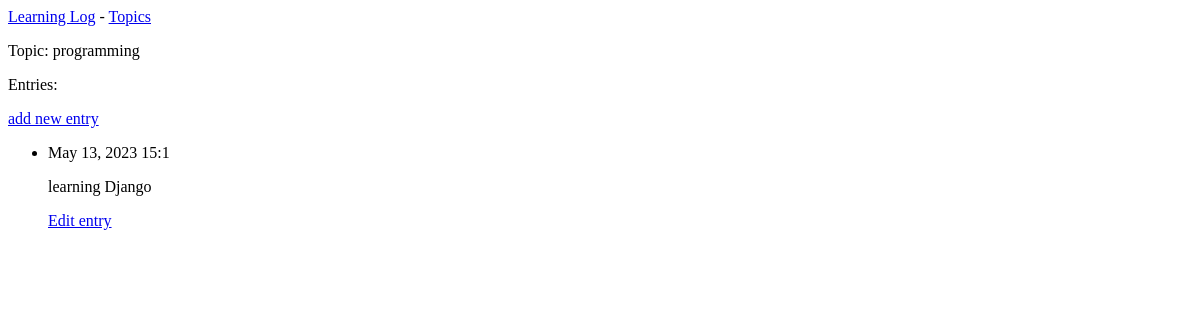
Before: /topics/3/ with the older database file.
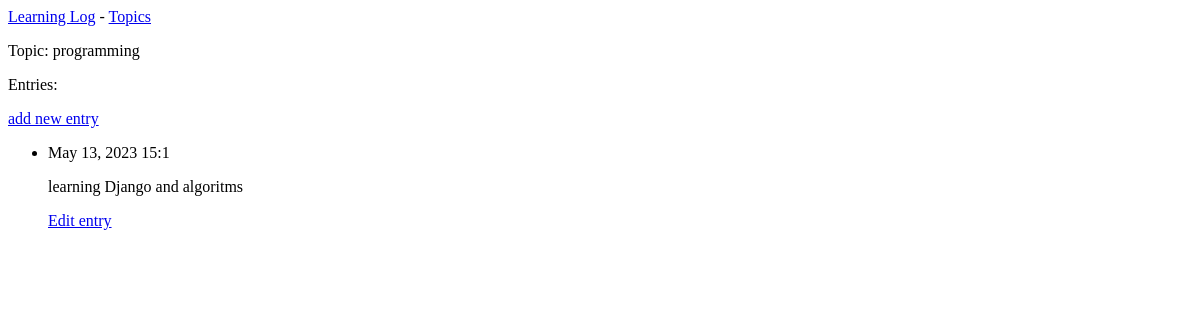
After: the same page with the newer database file.
### learning_logs/models.py (models this page shows, shortened)
class Entry(models.Model):
    topic = models.ForeignKey(Topic, on_delete=models.CASCADE)
    text = models.TextField()
    date_added = models.DateTimeField(auto_now_add=True)
    class Meta:
        verbose_name_plural = 'entries'

### learning_logs/views.py (the view)
# urls.py: path('topics/<int:topic_id>/', views.topic, name='topic'),
def topic(request, topic_id):
    topic = Topic.objects.get(id=topic_id)
    entries = topic.entry_set.order_by('-date_added')
    context = {'topic': topic, 'entries': entries}
    return render(request, 'learning_logs/topic.html', context)

### learning_logs/models.py (called while the page is built)
    def __str__(self):
        return self.text

### learning_logs/templates/learning_logs/topic.html
{% extends 'learning_logs/base.html' %}
{% block content %}
<p>Topic: {{ topic }}</p>
<p>Entries:</p>
<p>
    <a href="{% url 'learning_logs:new_entry' topic.id %}">add new entry</a>
</p>
<ul>
    {% for entry in entries %}
        <li>
            <p>{{ entry.date_added|date:'M d, Y H:1' }}</p>
            <p>{{ entry.text|linebreaks }}</p>
            <p>
                <a href="{% url 'learning_logs:edit_entry' entry.id %}">Edit entry</a>
            </p>
        </li>
    {% empty %}
        <li>There are no entries for this topic yet.</li>
    {% endfor %}
</ul>
{% endblock content %}

Changed rows visible on the page:
changed Entry: text "learning Django" → "learning Django and algoritms"
